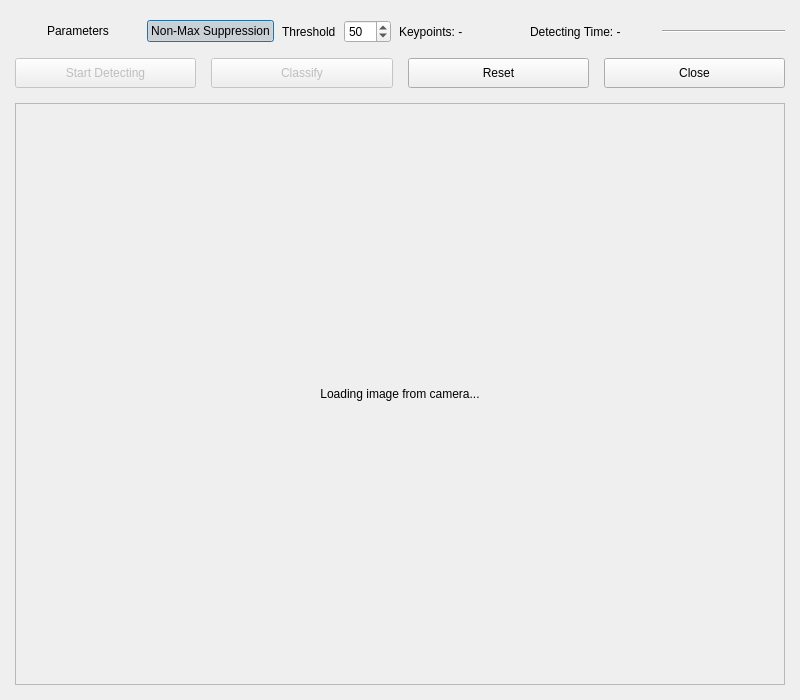
<?xml version="1.0" encoding="UTF-8"?>
<ui version="4.0">
 <class>windowFastRealTime</class>
 <widget class="QDialog" name="windowFastRealTime">
  <property name="windowModality">
   <enum>Qt::WindowModal</enum>
  </property>
  <property name="geometry">
   <rect>
    <x>0</x>
    <y>0</y>
    <width>800</width>
    <height>700</height>
   </rect>
  </property>
  <property name="sizePolicy">
   <sizepolicy hsizetype="Preferred" vsizetype="Preferred">
    <horstretch>0</horstretch>
    <verstretch>0</verstretch>
   </sizepolicy>
  </property>
  <property name="minimumSize">
   <size>
    <width>800</width>
    <height>600</height>
   </size>
  </property>
  <property name="maximumSize">
   <size>
    <width>1024</width>
    <height>768</height>
   </size>
  </property>
  <property name="windowTitle">
   <string>Realtime Feature tracking</string>
  </property>
  <property name="modal">
   <bool>true</bool>
  </property>
  <layout class="QVBoxLayout" name="verticalLayout">
   <property name="spacing">
    <number>15</number>
   </property>
   <property name="leftMargin">
    <number>15</number>
   </property>
   <property name="topMargin">
    <number>20</number>
   </property>
   <property name="rightMargin">
    <number>15</number>
   </property>
   <property name="bottomMargin">
    <number>15</number>
   </property>
   <item>
    <layout class="QHBoxLayout" name="horizontalLayout">
     <property name="spacing">
      <number>8</number>
     </property>
     <item>
      <layout class="QHBoxLayout" name="horizontalLayout_3">
       <item>
        <widget class="QLabel" name="label_2">
         <property name="sizePolicy">
          <sizepolicy hsizetype="Fixed" vsizetype="Fixed">
           <horstretch>0</horstretch>
           <verstretch>0</verstretch>
          </sizepolicy>
         </property>
         <property name="maximumSize">
          <size>
           <width>24</width>
           <height>24</height>
          </size>
         </property>
         <property name="pixmap">
          <pixmap>:icons/Fast.png</pixmap>
         </property>
         <property name="scaledContents">
          <bool>true</bool>
         </property>
        </widget>
       </item>
       <item alignment="Qt::AlignVCenter">
        <widget class="QLabel" name="label">
         <property name="text">
          <string>Parameters</string>
         </property>
        </widget>
       </item>
      </layout>
     </item>
     <item>
      <widget class="QPushButton" name="uiPushButtonNonMaxFAST">
       <property name="text">
        <string>Non-Max Suppression</string>
       </property>
       <property name="checkable">
        <bool>true</bool>
       </property>
       <property name="checked">
        <bool>true</bool>
       </property>
      </widget>
     </item>
     <item>
      <layout class="QHBoxLayout" name="horizontalLayout_5">
       <item>
        <widget class="QLabel" name="label_3">
         <property name="sizePolicy">
          <sizepolicy hsizetype="Fixed" vsizetype="Preferred">
           <horstretch>0</horstretch>
           <verstretch>0</verstretch>
          </sizepolicy>
         </property>
         <property name="text">
          <string>Threshold</string>
         </property>
         <property name="buddy">
          <cstring>uiSpinBoxThresholdFAST</cstring>
         </property>
        </widget>
       </item>
       <item>
        <widget class="QSpinBox" name="uiSpinBoxThresholdFAST">
         <property name="sizePolicy">
          <sizepolicy hsizetype="Fixed" vsizetype="Fixed">
           <horstretch>0</horstretch>
           <verstretch>0</verstretch>
          </sizepolicy>
         </property>
         <property name="minimum">
          <number>1</number>
         </property>
         <property name="maximum">
          <number>999</number>
         </property>
         <property name="value">
          <number>50</number>
         </property>
        </widget>
       </item>
      </layout>
     </item>
     <item>
      <widget class="QLabel" name="uiLabelKeypoints">
       <property name="text">
        <string>Keypoints: -</string>
       </property>
      </widget>
     </item>
     <item>
      <widget class="QLabel" name="uiLabelTime">
       <property name="text">
        <string>Detecting Time: -</string>
       </property>
      </widget>
     </item>
     <item>
      <widget class="Line" name="line_2">
       <property name="orientation">
        <enum>Qt::Horizontal</enum>
       </property>
      </widget>
     </item>
    </layout>
   </item>
   <item>
    <layout class="QHBoxLayout" name="horizontalLayout_4">
     <property name="spacing">
      <number>15</number>
     </property>
     <item>
      <widget class="QPushButton" name="uiPushButtonDetect">
       <property name="enabled">
        <bool>false</bool>
       </property>
       <property name="sizePolicy">
        <sizepolicy hsizetype="Expanding" vsizetype="Fixed">
         <horstretch>0</horstretch>
         <verstretch>0</verstretch>
        </sizepolicy>
       </property>
       <property name="minimumSize">
        <size>
         <width>100</width>
         <height>30</height>
        </size>
       </property>
       <property name="text">
        <string>Start Detecting</string>
       </property>
       <property name="icon">
        <iconset>
         <normaloff>:icons/media-playback-play.svg</normaloff>:icons/media-playback-play.svg</iconset>
       </property>
       <property name="iconSize">
        <size>
         <width>32</width>
         <height>32</height>
        </size>
       </property>
       <property name="shortcut">
        <string>D</string>
       </property>
      </widget>
     </item>
     <item>
      <widget class="QPushButton" name="uiPushButtonClassify">
       <property name="enabled">
        <bool>false</bool>
       </property>
       <property name="sizePolicy">
        <sizepolicy hsizetype="Expanding" vsizetype="Fixed">
         <horstretch>0</horstretch>
         <verstretch>0</verstretch>
        </sizepolicy>
       </property>
       <property name="minimumSize">
        <size>
         <width>100</width>
         <height>30</height>
        </size>
       </property>
       <property name="text">
        <string>Classify</string>
       </property>
       <property name="icon">
        <iconset>
         <normaloff>:icons/media-playback-play.svg</normaloff>:icons/media-playback-play.svg</iconset>
       </property>
       <property name="iconSize">
        <size>
         <width>32</width>
         <height>32</height>
        </size>
       </property>
       <property name="shortcut">
        <string>D</string>
       </property>
       <property name="flat">
        <bool>false</bool>
       </property>
      </widget>
     </item>
     <item>
      <widget class="QPushButton" name="uiPushButtonResetFAST">
       <property name="sizePolicy">
        <sizepolicy hsizetype="Expanding" vsizetype="Fixed">
         <horstretch>0</horstretch>
         <verstretch>0</verstretch>
        </sizepolicy>
       </property>
       <property name="minimumSize">
        <size>
         <width>100</width>
         <height>30</height>
        </size>
       </property>
       <property name="text">
        <string>Reset</string>
       </property>
       <property name="icon">
        <iconset>
         <normaloff>:icons/edit-clear.svg</normaloff>:icons/edit-clear.svg</iconset>
       </property>
       <property name="iconSize">
        <size>
         <width>32</width>
         <height>32</height>
        </size>
       </property>
      </widget>
     </item>
     <item>
      <widget class="QPushButton" name="uiPushButtonCancel">
       <property name="sizePolicy">
        <sizepolicy hsizetype="Expanding" vsizetype="Fixed">
         <horstretch>0</horstretch>
         <verstretch>0</verstretch>
        </sizepolicy>
       </property>
       <property name="minimumSize">
        <size>
         <width>100</width>
         <height>30</height>
        </size>
       </property>
       <property name="text">
        <string>Close</string>
       </property>
       <property name="icon">
        <iconset>
         <normaloff>:icons/process-stop.svg</normaloff>:icons/process-stop.svg</iconset>
       </property>
       <property name="iconSize">
        <size>
         <width>32</width>
         <height>32</height>
        </size>
       </property>
       <property name="shortcut">
        <string>C</string>
       </property>
      </widget>
     </item>
    </layout>
   </item>
   <item>
    <layout class="QHBoxLayout" name="horizontalLayout_2">
     <item>
      <layout class="QHBoxLayout" name="uiVideoArea">
       <property name="spacing">
        <number>10</number>
       </property>
       <item>
        <widget class="VideoLabelView" name="uiLabelRealTime">
         <property name="sizePolicy">
          <sizepolicy hsizetype="Expanding" vsizetype="Expanding">
           <horstretch>0</horstretch>
           <verstretch>0</verstretch>
          </sizepolicy>
         </property>
         <property name="minimumSize">
          <size>
           <width>640</width>
           <height>480</height>
          </size>
         </property>
         <property name="baseSize">
          <size>
           <width>640</width>
           <height>480</height>
          </size>
         </property>
         <property name="cursor">
          <cursorShape>CrossCursor</cursorShape>
         </property>
         <property name="mouseTracking">
          <bool>true</bool>
         </property>
         <property name="focusPolicy">
          <enum>Qt::ClickFocus</enum>
         </property>
         <property name="frameShape">
          <enum>QFrame::StyledPanel</enum>
         </property>
         <property name="frameShadow">
          <enum>QFrame::Sunken</enum>
         </property>
         <property name="text">
          <string>Loading image from camera...</string>
         </property>
         <property name="textFormat">
          <enum>Qt::PlainText</enum>
         </property>
         <property name="scaledContents">
          <bool>true</bool>
         </property>
         <property name="alignment">
          <set>Qt::AlignCenter</set>
         </property>
        </widget>
       </item>
      </layout>
     </item>
    </layout>
   </item>
  </layout>
 </widget>
 <customwidgets>
  <customwidget>
   <class>VideoLabelView</class>
   <extends>QLabel</extends>
   <header>src/videolabelview.hpp</header>
  </customwidget>
 </customwidgets>
 <resources/>
 <connections/>
</ui>
